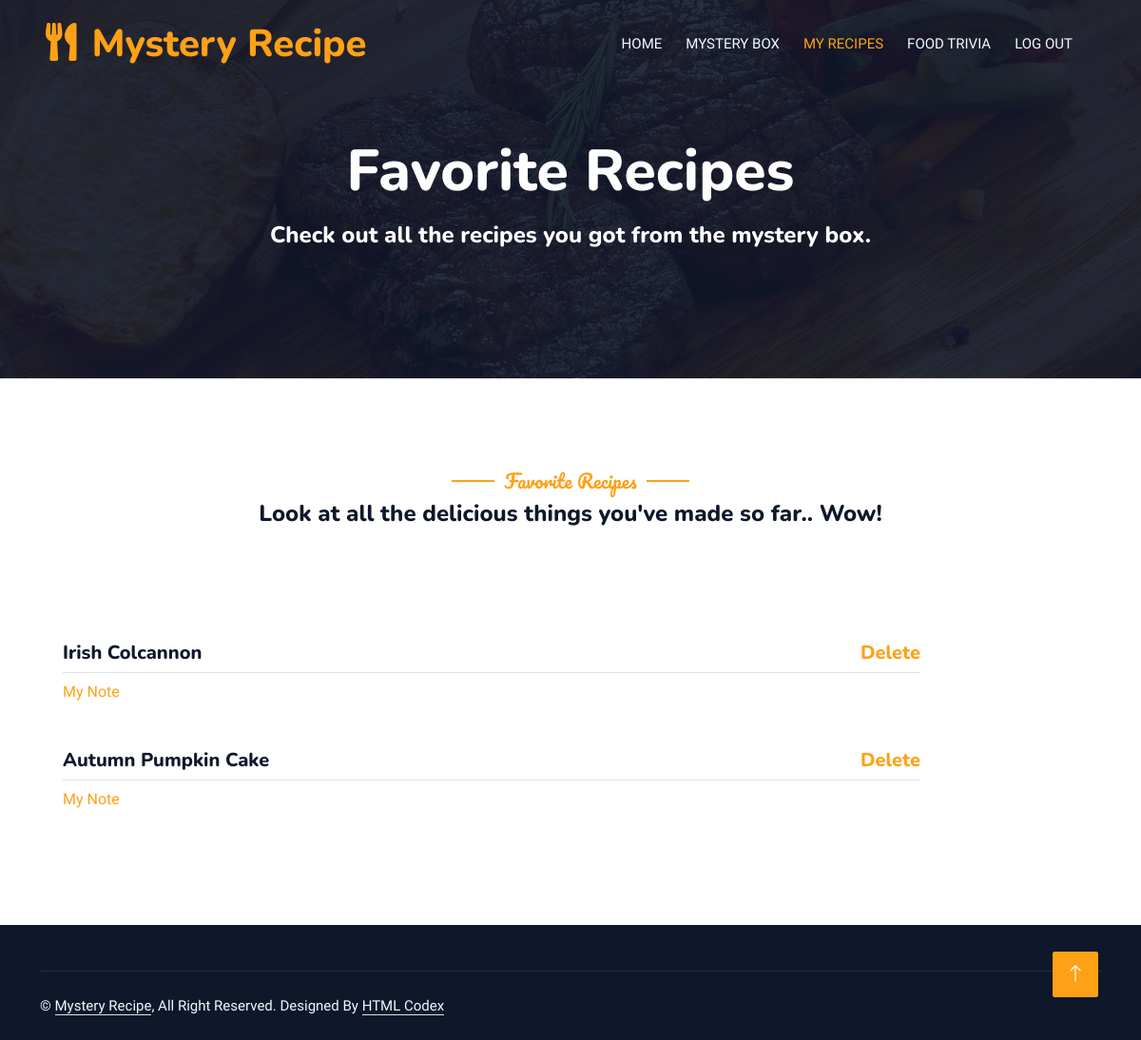
The page /myrecipes (signed in) on the database as committed earlier.
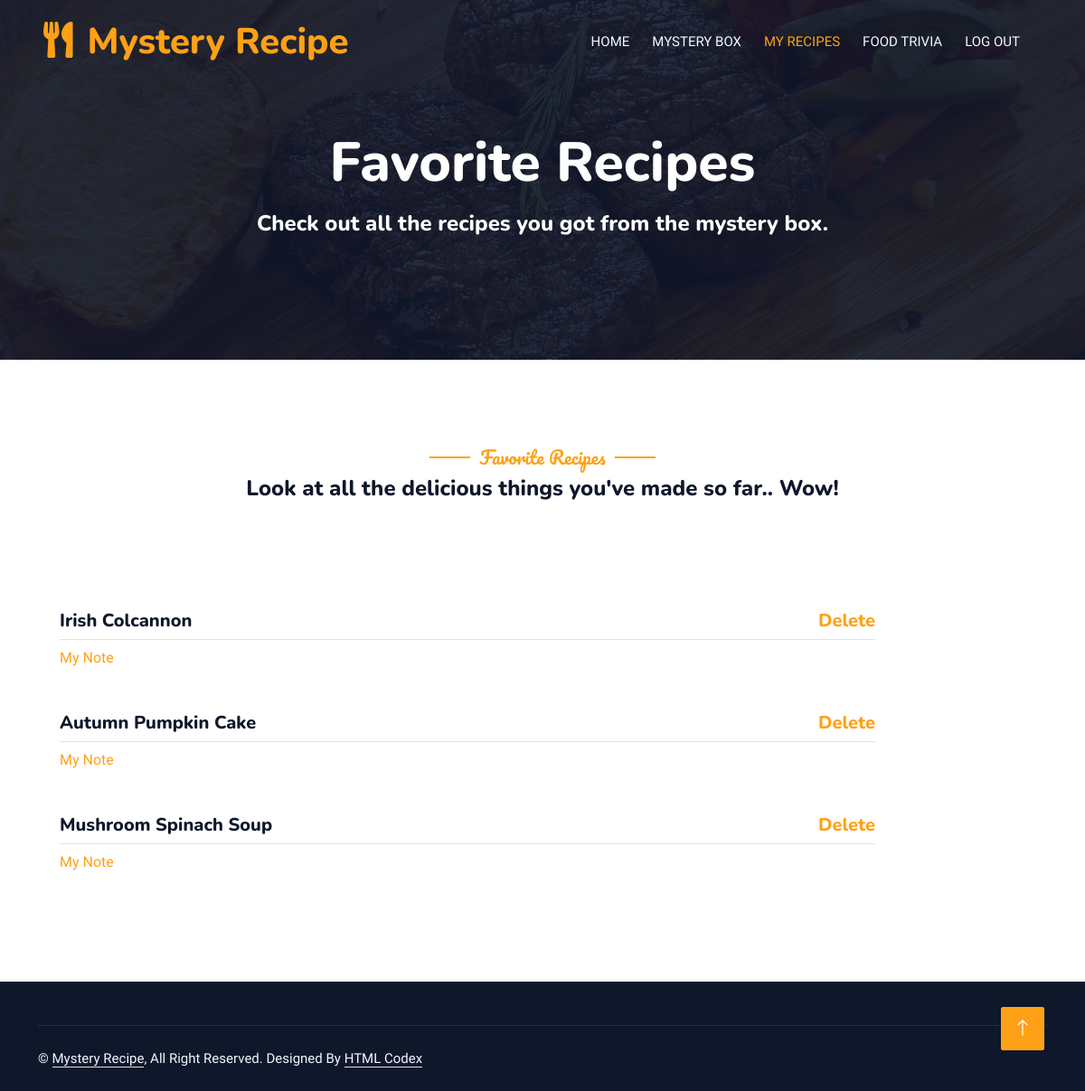
The same page on the database as committed later.
### main.py (models this page shows)
class Recipe(db.Model):
    id = db.Column(db.Integer, primary_key=True)
    recipe_name = db.Column(db.String(100))
    recipe_link = db.Column(db.String(200))
    user_id = db.Column(db.Integer, db.ForeignKey("user.id"))
    recipe_note = db.Column(db.String(500))

### main.py (the view)
@app.route("/myrecipes")
def my_recipes():
    all_recipe_data = Recipe.query.filter(Recipe.user_id == current_user.id).all()
    return render_template('my_recipes.html', all_recipe_data=all_recipe_data)

### main.py (called while the page is built)
@login_manager.user_loader
def load_user(user_id):
    return User.query.get(int(user_id))

### templates/my_recipes.html (shortened to what this page needs)
<!DOCTYPE html>
<html lang="en">
<head>
    <link href="https://cdnjs.cloudflare.com/ajax/libs/font-awesome/5.10.0/css/all.min.css" rel="stylesheet">
    <link href="https://cdn.jsdelivr.net/npm/bootstrap-icons@1.4.1/font/bootstrap-icons.css" rel="stylesheet">
	<link href="{{ url_for('static', filename='lib/animate/animate.min.css') }}" rel="stylesheet">
    <link href="{{ url_for('static', filename='lib/owlcarousel/assets/owl.carousel.min.css') }}" rel="stylesheet">
    <link href="{{ url_for('static', filename='lib/tempusdominus/css/tempusdominus-bootstrap-4.min.css') }}" rel="stylesheet" />
	<link href="{{ url_for('static', filename='css/bootstrap.min.css') }}" rel="stylesheet">
    <link href="{{ url_for('static', filename='css/style.css') }}" rel="stylesheet">
</head>
<body>
    <div class="container-xxl bg-white p-0">
        <div class="container-xxl position-relative p-0">
            <nav class="navbar navbar-expand-lg navbar-dark bg-dark px-4 px-lg-5 py-3 py-lg-0">
                <a href="" class="navbar-brand p-0">
                    <h1 class="text-primary m-0"><i class="fa fa-utensils me-3"></i>Mystery Recipe</h1>
                </a>
                <div class="collapse navbar-collapse" id="navbarCollapse">
                    <div class="navbar-nav ms-auto py-0 pe-4">
                        <a href="{{ url_for('dashboard') }}" class="nav-item nav-link">Home</a>
                        <a href="{{ url_for('random_recipe') }}" class="nav-item nav-link">Mystery Box</a>
                        <a href="{{ url_for('my_recipes') }}" class="nav-item nav-link active">My Recipes</a>
                        <a href="{{ url_for('trivia') }}" class="nav-item nav-link">Food Trivia</a>
                        <a href="{{ url_for('home') }}" class="nav-item nav-link">Log Out</a>
                    </div>
                </div>
            </nav>
            <div class="container-xxl py-5 bg-dark hero-header mb-5">
                <div class="container text-center my-5 pt-5 pb-4">
                    <h1 class="display-3 text-white mb-3 animated slideInDown">Favorite Recipes</h1>
                    <nav aria-label="breadcrumb">
                        <h4 class="text-white mb-3 animated slideInDown">
                            Check out all the recipes you got from the mystery box.
                        </h4>
                    </nav>
                </div>
            </div>
        </div>
        <div class="container-xxl py-5">
            <div class="container">
                <div class="text-center wow fadeInUp" data-wow-delay="0.1s">
                    <h5 class="section-title ff-secondary text-center text-primary fw-normal">Favorite Recipes</h5>
                    <h4 class="mb-4">Look at all the delicious things you've made so far.. Wow!</h4>
                </div>
            </div>
        </div>
        <div class="container-xxl py-5">
            <div class="container">
                <div class="tab-class text-center wow fadeInUp" data-wow-delay="0.1s">
                    <div class="tab-content">
                        <div id="tab-1" class="tab-pane fade show p-0 active">
                            <div class="row g-4">
                                {% for recipe_data in all_recipe_data: %}
                                    <div class="col-lg-10">
                                        <div class="d-flex align-items-center">
                                            <div class="w-100 d-flex flex-column text-start ps-4">
                                                <h5 class="d-flex justify-content-between border-bottom pb-2">
                                                    <a class="text-dark" href="{{ recipe_data.recipe_link }}">{{ recipe_data.recipe_name }}</a>
                                                    <a href="{{ url_for('delete', id=recipe_data.id) }}">Delete</a>
                                                </h5>
                                                <a href="{{ url_for('update', id=recipe_data.id) }}">My Note</a><br>
                                            </div>
                                        </div>
                                    </div>
                                {% endfor %}
                            </div>
                        </div>
                    </div>
                </div>
            </div>
        </div>
        <div class="container-fluid bg-dark text-light footer pt-5 mt-5 wow fadeIn" data-wow-delay="0.1s">
            <div class="container">
                <div class="copyright">
                    <div class="row">
                        <div class="col-md-6 text-center text-md-start mb-3 mb-md-0">
                            &copy; <a class="border-bottom">Mystery Recipe</a>, All Right Reserved.
							Designed By <a class="border-bottom" href="https://htmlcodex.com">HTML Codex</a>
                        </div>
                    </div>
                </div>
            </div>
        </div>
        <a href="#" class="btn btn-lg btn-primary btn-lg-square back-to-top"><i class="bi bi-arrow-up"></i></a>
    </div>
</body>
</html>

### static/css/style.css (style rules this page uses)
:root { --primary: #FEA116; --light: #F1F8FF; --dark: #0F172B; }
.ff-secondary { font-family: 'Pacifico', cursive; }
.back-to-top { position: fixed; display: none; right: 45px; bottom: 45px; z-index: 99; }
.btn { font-family: 'Nunito', sans-serif; font-weight: 500; text-transform: uppercase; transition: .5s; }
.btn.btn-primary, .btn.btn-secondary { color: #FFFFFF; }
.btn-lg-square { width: 48px; height: 48px; }
.btn-square, .btn-sm-square, .btn-lg-square { padding: 0; display: flex; align-items: center; justify-content: center; font-weight: normal; border-radius: 2px; }
.navbar-dark .navbar-nav .nav-link { position: relative; margin-left: 25px; padding: 35px 0; font-size: 15px; color: var(--light) !important; text-transform: uppercase; font-weight: 500; outline: none; transition: .5s; }
.navbar-dark .navbar-nav .nav-link:hover, .navbar-dark .navbar-nav .nav-link.active { color: var(--primary) !important; }
@media (min-width: 992px) { .navbar-dark { position: absolute; width: 100%; top: 0; left: 0; z-index: 999; background: transparent !important; } }
.hero-header { background: linear-gradient(rgba(15, 23, 43, .9), rgba(15, 23, 43, .9)), url(../img/bg-hero.jpg); background-position: center center; background-repeat: no-repeat; background-size: cover; }
.section-title { position: relative; display: inline-block; }
.section-title::before { position: absolute; content: ""; width: 45px; height: 2px; top: 50%; left: -55px; margin-top: -1px; background: var(--primary); }
.section-title::after { position: absolute; content: ""; width: 45px; height: 2px; top: 50%; right: -55px; margin-top: -1px; background: var(--primary); }
.footer .copyright { padding: 25px 0; font-size: 15px; border-top: 1px solid rgba(256, 256, 256, .1); }
.footer .copyright a { color: var(--light); }
.text-dark { color: #0F172B; }

Rows that differ between the two databases and show on the page:
added Recipe: recipe_name "Mushroom Spinach Soup"
